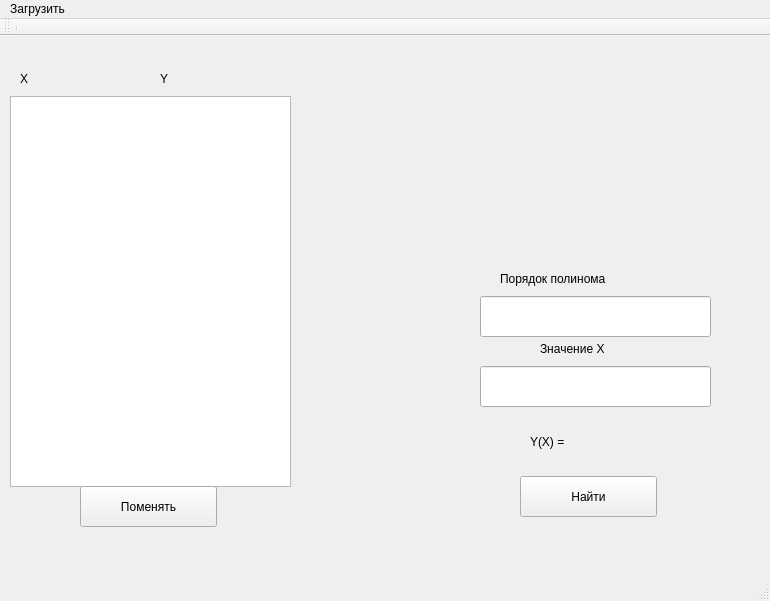
<?xml version="1.0" encoding="UTF-8"?>
<ui version="4.0">
 <class>MainWindow</class>
 <widget class="QMainWindow" name="MainWindow">
  <property name="geometry">
   <rect>
    <x>0</x>
    <y>0</y>
    <width>770</width>
    <height>601</height>
   </rect>
  </property>
  <property name="windowTitle">
   <string>MainWindow</string>
  </property>
  <widget class="QWidget" name="centralWidget">
   <widget class="QTableWidget" name="tableWidget">
    <property name="geometry">
     <rect>
      <x>10</x>
      <y>60</y>
      <width>281</width>
      <height>391</height>
     </rect>
    </property>
   </widget>
   <widget class="QLabel" name="first_column_label">
    <property name="geometry">
     <rect>
      <x>20</x>
      <y>30</y>
      <width>91</width>
      <height>25</height>
     </rect>
    </property>
    <property name="text">
     <string>X</string>
    </property>
   </widget>
   <widget class="QLabel" name="second_column_label">
    <property name="geometry">
     <rect>
      <x>160</x>
      <y>30</y>
      <width>103</width>
      <height>25</height>
     </rect>
    </property>
    <property name="text">
     <string>Y</string>
    </property>
   </widget>
   <widget class="QPushButton" name="swapButton">
    <property name="geometry">
     <rect>
      <x>80</x>
      <y>450</y>
      <width>137</width>
      <height>41</height>
     </rect>
    </property>
    <property name="text">
     <string>Поменять</string>
    </property>
   </widget>
   <widget class="QLineEdit" name="nPolynomEdit">
    <property name="geometry">
     <rect>
      <x>480</x>
      <y>260</y>
      <width>231</width>
      <height>41</height>
     </rect>
    </property>
    <property name="placeholderText">
     <string comment="Введите порядок полинома" extracomment="Поав"/>
    </property>
   </widget>
   <widget class="QLabel" name="nPolynomLabel">
    <property name="geometry">
     <rect>
      <x>500</x>
      <y>230</y>
      <width>221</width>
      <height>25</height>
     </rect>
    </property>
    <property name="text">
     <string>Порядок полинома</string>
    </property>
   </widget>
   <widget class="QLineEdit" name="xEdit">
    <property name="geometry">
     <rect>
      <x>480</x>
      <y>330</y>
      <width>231</width>
      <height>41</height>
     </rect>
    </property>
    <property name="placeholderText">
     <string comment="Введите порядок полинома" extracomment="Поав"/>
    </property>
   </widget>
   <widget class="QLabel" name="xEntryLabel">
    <property name="geometry">
     <rect>
      <x>540</x>
      <y>300</y>
      <width>151</width>
      <height>25</height>
     </rect>
    </property>
    <property name="text">
     <string>Значение X</string>
    </property>
   </widget>
   <widget class="QLabel" name="answerLabel">
    <property name="geometry">
     <rect>
      <x>530</x>
      <y>390</y>
      <width>171</width>
      <height>31</height>
     </rect>
    </property>
    <property name="text">
     <string>Y(X) = </string>
    </property>
   </widget>
   <widget class="QPushButton" name="solveButton">
    <property name="geometry">
     <rect>
      <x>520</x>
      <y>440</y>
      <width>137</width>
      <height>41</height>
     </rect>
    </property>
    <property name="text">
     <string>Найти</string>
    </property>
   </widget>
  </widget>
  <widget class="QMenuBar" name="menuBar">
   <property name="geometry">
    <rect>
     <x>0</x>
     <y>0</y>
     <width>770</width>
     <height>30</height>
    </rect>
   </property>
   <widget class="QMenu" name="menu">
    <property name="title">
     <string>Загрузить</string>
    </property>
    <addaction name="action"/>
   </widget>
   <addaction name="menu"/>
  </widget>
  <widget class="QToolBar" name="mainToolBar">
   <attribute name="toolBarArea">
    <enum>TopToolBarArea</enum>
   </attribute>
   <attribute name="toolBarBreak">
    <bool>false</bool>
   </attribute>
   <addaction name="separator"/>
  </widget>
  <widget class="QStatusBar" name="statusBar"/>
  <action name="action">
   <property name="text">
    <string>Из файла</string>
   </property>
  </action>
 </widget>
 <layoutdefault spacing="6" margin="11"/>
 <resources/>
 <connections/>
</ui>
